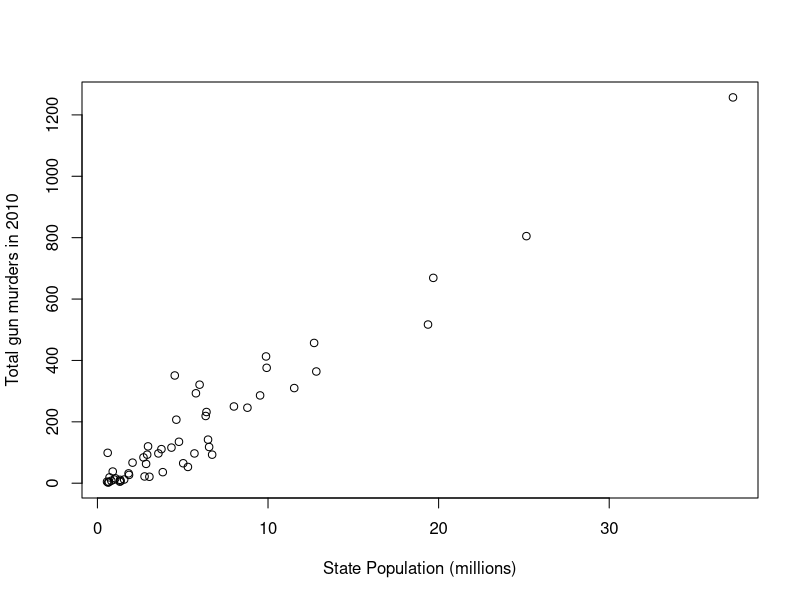
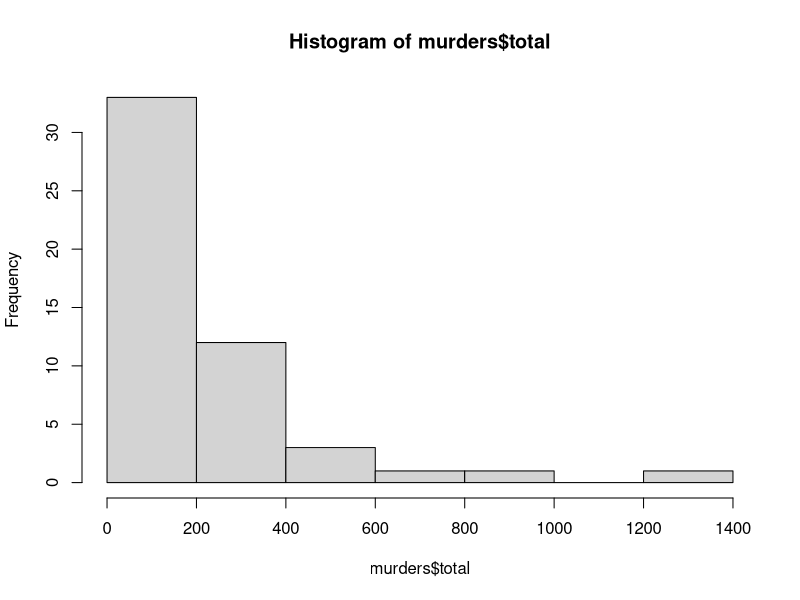
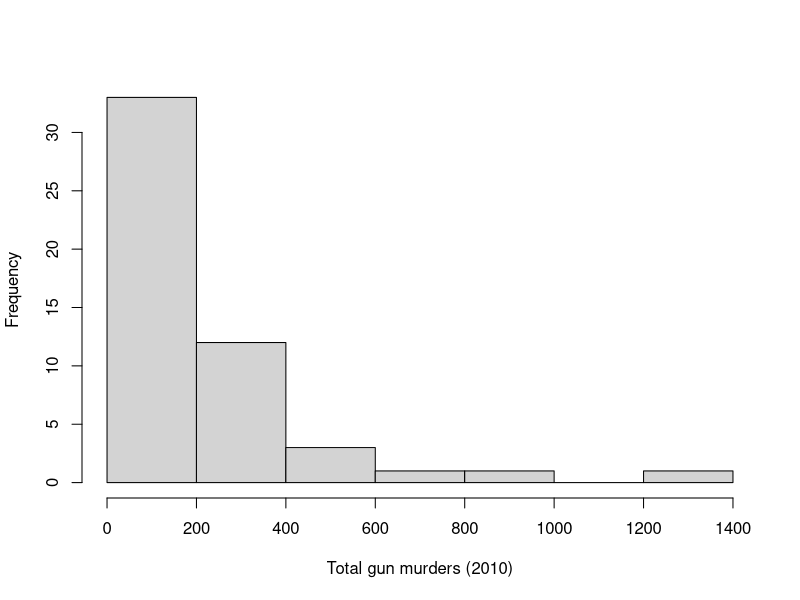
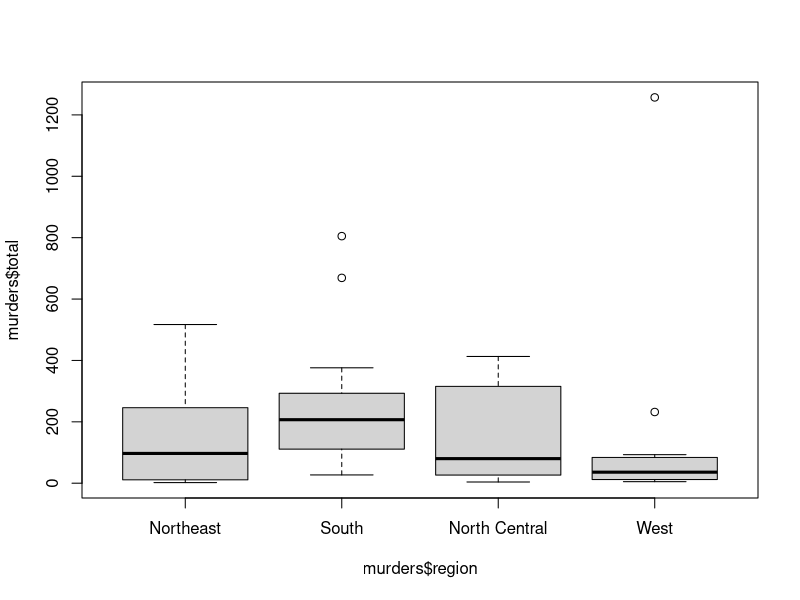
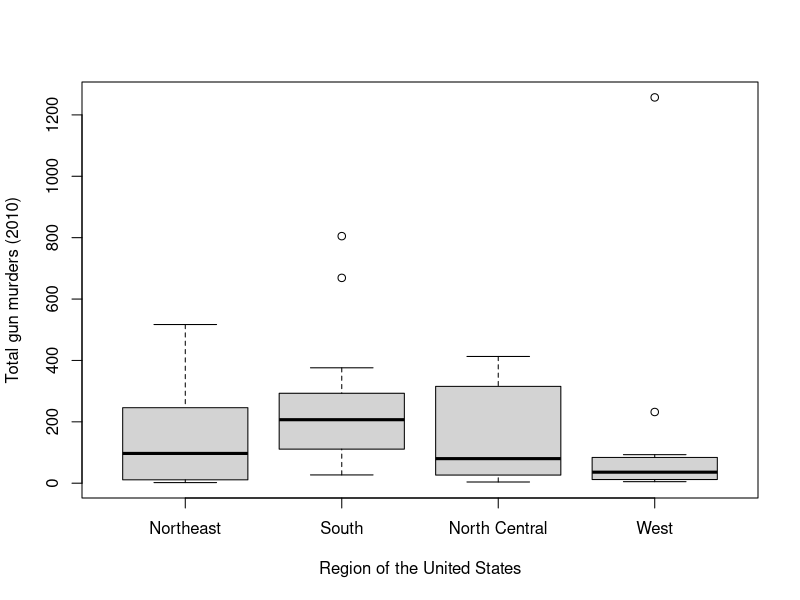
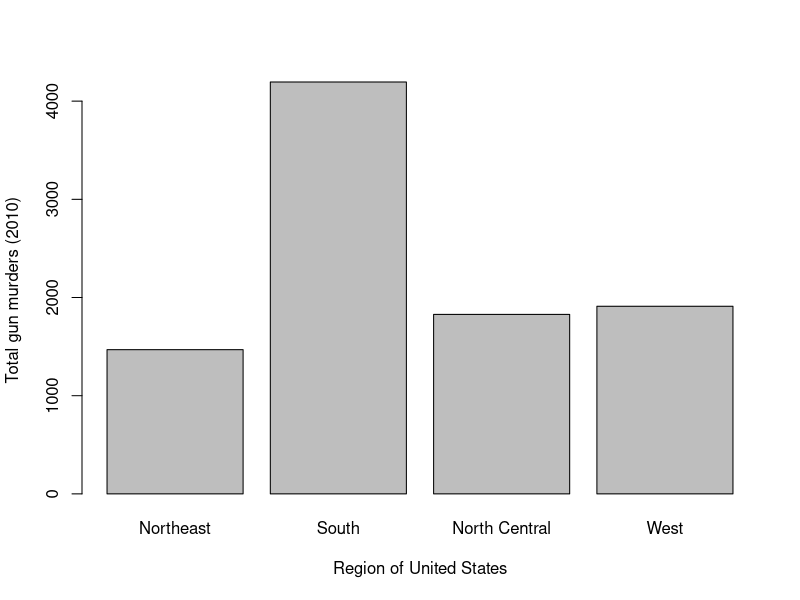

Reproduce these figures in R, in order.
## ---- chunk 1
# This is a "setup" chunk. It runs first and quietly (include=FALSE hides it).
# Here we set some global options so the rest of the document looks clean.
knitr::opts_chunk$set(
  echo = TRUE,        # Show the R code in the final document
  message = FALSE,    # Hide package start-up messages (keeps output tidy)
  warning = FALSE,    # Hide warnings (keeps output tidy for beginners)
  comment = "#>"      # Prefix printed output with "#>" so it's easy to spot
)

# Load the ONLY package this document needs: dslabs.
# dslabs ("Data Science Labs") ships with the practice datasets we use below.
library(dslabs)
## ---- chunk 2
x <- 2            # A whole number... but R stores it as "numeric" (a decimal) by default
class(x)          # -> "numeric"

y <- 3.14         # A number with a decimal point
class(y)          # -> "numeric"

z <- "Boston"     # Text (called a "character string") — note the quotation marks
class(z)          # -> "character"

a <- TRUE         # A logical value: either TRUE or FALSE (no quotes)
class(a)          # -> "logical"

data(gapminder)   # Load the built-in "gapminder" dataset from dslabs
d <- gapminder    # Copy it into a shorter name, d, so it's easier to type
class(d)          # -> "data.frame": a table with rows and columns

# A "list" can hold many different types of information together in one object.
record <- list(name = "John Doe",
               student_id = 1234,
               grades = c(95, 82, 91, 97, 93),
               final_grade = "A")
class(record)     # -> "list"
## ---- chunk 3
data(gapminder)   # Make sure the gapminder data is loaded
str(gapminder)    # Show the structure: each variable, its type, and sample values

head(gapminder)   # Show just the first 6 rows so we can eyeball the table
## ---- chunk 4
data(admissions)      # Load the built-in admissions dataset
names(admissions)     # List the column (variable) names in the table
admissions$major      # Extract the "major" column using dataset$column
## ---- chunk 5
majors <- admissions$major   # Save the major column into its own object
length(majors)               # How many values does it contain?
class(majors)                # What type are those values?
## ---- chunk 6
head(gapminder)              # Peek at the gapminder table again
class(gapminder$country)     # The "country" column is a factor (a categorical variable)
## ---- chunk 7
codes <- c(380, 124, 818)          # A numeric vector of three country codes
codes

country <- c("italy", "canada", "egypt")   # A character vector (note the quotes!)
country
## ---- chunk 8
# Way 1: assign names inside c() using name = value
codes <- c(italy = 380, canada = 124, egypt = 818)
codes
names(codes)          # Show just the names

# Way 2: same thing, but with the names in quotes (also fine)
codes <- c("italy" = 380, "canada" = 124, "egypt" = 818)
codes

# Way 3: build the values first, then add names afterward with names()
codes <- c(380, 124, 818)
country <- c("italy", "canada", "egypt")
names(codes) <- country     # Attach the country names to the code values
codes
## ---- chunk 9
seq(1, 10)               # The numbers 1 through 10
seq(1, 10, 2)            # From 1 to 10, counting by 2: 1, 3, 5, 7, 9
1:10                     # Shortcut for seq(1, 10)
class(1:10)              # -> "integer" (the colon makes whole-number integers)
class(seq(1, 10, 0.5))   # -> "numeric" (step of 0.5 forces decimals)
## ---- chunk 10
codes                        # The full named vector, for reference
codes[2]                     # The 2nd element (R counts starting at 1, not 0!)
codes[c(1, 3)]               # Elements 1 and 3 together
codes[1:2]                   # Elements 1 through 2
codes["canada"]              # Grab by name instead of position
codes[c("egypt", "italy")]   # Multiple elements by name, in any order you like
## ---- chunk 11
x <- c(1, "canada", 3)   # Mixing a number and text...
x
class(x)                 # -> "character": the numbers got turned into text!

x <- 1:5                 # A clean numeric (integer) vector
y <- as.character(x)     # Deliberately convert numbers to text
y
as.numeric(y)            # Convert text back to numbers — this works because it's "1","2",...
## ---- chunk 12
x <- c("1", "b", "3")   # "b" is not a number
as.numeric(x)           # -> 1, NA, 3  (the "b" becomes NA because it can't be a number)
## ---- chunk 13
data(murders)            # Load the U.S. gun murders dataset
sort(murders$total)      # Sort the "total murders" column from lowest to highest
## ---- chunk 14
x <- c(31, 4, 15, 92, 65)   # A small example vector
sort(x)                     # The values in order: 4, 15, 31, 65, 92
index <- order(x)           # The POSITIONS that put x in order: 2, 3, 1, 5, 4
x[index]                    # Using those positions reproduces the sorted values
x                           # (x itself is unchanged)
order(x)                    # Show the ordering positions again

data(murders)
ind <- order(murders$total)   # Positions that sort states from fewest to most murders
murders$abb[ind]              # Use them to list state abbreviations in that same order
## ---- chunk 15
max(murders$total)              # The single largest number of murders

i_max <- which.max(murders$total)   # The POSITION of that largest value
i_max
murders$state[i_max]            # Use that position to find WHICH state it was
## ---- chunk 16
x <- c(31, 4, 15, 92, 65)   # Same example vector
rank(x)                     # -> 3 1 2 5 4  (e.g., 31 is the 3rd smallest)
## ---- chunk 17
i_max <- which.max(murders$total)   # Position of the most murders (from before)
murders$state[i_max]                # Which state that is

head(murders)                       # Reminder of what the table looks like

# Murder RATE = murders divided by population, scaled to a per-100,000 basis
murder_rate <- murders$total / murders$population * 100000

murders$state[order(murder_rate)]   # States listed from lowest to highest murder RATE
## ---- chunk 18
murder_rate <- murders$total / murders$population * 100000
ind <- murder_rate < 0.71   # TRUE for each state with a rate below 0.71, FALSE otherwise
ind                         # A vector of TRUE/FALSE values, one per state
sum(ind)                    # TRUE counts as 1, so sum() tells us HOW MANY states qualify
murders$state[ind]          # Keep only the states where ind is TRUE
## ---- chunk 19
TRUE & TRUE        # AND: TRUE only if both sides are TRUE
TRUE & FALSE       # AND: FALSE, because one side is FALSE
FALSE & FALSE      # AND: FALSE

west <- murders$region == "West"   # TRUE for states in the West region
safe <- murder_rate <= 1           # TRUE for states with a low murder rate

ind <- safe & west                 # Safe AND in the West
murders$state[ind]

ind <- safe | west                 # Safe OR in the West (either condition)
murders$state[ind]

ind <- safe & !west                # Safe AND NOT in the West
murders$state[ind]
## ---- chunk 20
ind <- which(murders$state == "California")   # Position of the California row
ind   # this is the index that matches the California entry

murder_rate[ind]   # Look up California's murder rate using that position
## ---- chunk 21
ind <- match(c("New York", "Florida", "Texas"), murders$state)   # Positions of these 3 states
ind
match(c("Boston", "Dakota", "Washington"), murders$state)        # "Boston"/"Dakota" -> NA (not states)
murder_rate[ind]                                                 # Rates for NY, FL, TX
## ---- chunk 22
# For each name, is it found in the list of state names? (TRUE/FALSE)
c("Boston", "Dakota", "Washington") %in% murders$state
## ---- chunk 23
population_in_millions <- murders$population / 10^6   # Convert population to millions (easier to read)
total_gun_murders <- murders$total                    # The number of murders per state

plot(x = population_in_millions, y = total_gun_murders,   # x vs y
     xlab = "State Population (millions)",                # Label the x-axis
     ylab = "Total gun murders in 2010")                  # Label the y-axis
## ---- chunk 24
hist(murders$total)                          # Quick default histogram of total murders
hist(murders$total, xlab = "Total gun murders (2010)",   # Add a clearer x-axis label
     main = "")                              # main = "" removes the default title
## ---- chunk 25
boxplot(murders$total ~ murders$region)      # Distribution of murders, split by region
boxplot(murders$total ~ murders$region,      # Same plot, with readable axis labels
        xlab = "Region of the United States",
        ylab = "Total gun murders (2010)")
## ---- chunk 26
# Build a small data frame of region totals to plot
data <- data.frame(
  name  = c("Northeast", "South", "North Central", "West"),
  value = c(1469, 4195, 1828, 1911))

barplot(height = data$value, names = data$name,   # Bar heights and their labels
        xlab = "Region of United States",
        ylab = "Total gun murders (2010)")
## ---- chunk 27
a <- 0

# Because a IS 0, the condition (a != 0) is FALSE, so the else branch runs.
if(a != 0){
  print(1/a)                          # Runs only if a is NOT zero
} else{
  print("No reciprocal for 0.")       # Runs when a is zero (dividing by 0 is undefined)
}

a <- 2

# Now a is 2, so (a != 0) is TRUE and the first branch runs.
if(a != 0){
  print(1/a)                          # Prints 0.5
} else{
  print("No reciprocal for 0.")
}
## ---- chunk 28
a <- 0
ifelse(a > 0, 1/a, NA)   # If a > 0 return 1/a, otherwise return NA. Here -> NA

a <- c(0, 1, 2, -4, 5)               # A vector of values
result <- ifelse(a > 0, 1/a, NA)     # Element by element: reciprocal if positive, else NA
result                               # -> NA, 1.0, 0.5, NA, 0.2
## ---- chunk 29
data(murders)
murder_rate <- murders$total / murders$population * 100000
ind <- which.min(murder_rate)        # Position of the LOWEST murder rate

# If the lowest rate is below 0.5, report that state; otherwise print a message.
ifelse(murder_rate[ind] < 0.5, murders$state[ind],
       print("Minimum murder rate is not that low."))

# Same test with a stricter cutoff of 0.25 (the lowest rate is above this).
ifelse(murder_rate[ind] < 0.25, murders$state[ind],
       print("Minimum murder rate is not that low."))
## ---- chunk 30
# This function takes a state abbreviation and reports that state's murder rate.
murder_rate_by_state <- function(state_abbr) {
  # Keep only the row(s) whose abbreviation matches the input
  state_data <- murders[murders$abb == state_abbr, ]

  # Safety check: if no row matched, stop and warn the user
  if (nrow(state_data) == 0) {
    stop("Invalid state abbreviation.")
  }

  # Calculate the murder rate per 100,000 people
  rate <- (state_data$total / state_data$population) * 100000

  # Build and return a friendly sentence with the result
  paste("The murder rate in", state_data$state, "is",
        round(rate, 2), "per 100,000 people.")
}
## ---- chunk 31
murder_rate_by_state("NY")        # New York

murder_rate_by_state("CA")        # California

# "ZZ" isn't a real state, so the function's safety check triggers stop().
# We wrap it in try() so the error is caught and the document still knits.
try(murder_rate_by_state("ZZ"))
## ---- chunk 32
avg <- function(x){    # x is the input vector of numbers
  s <- sum(x)          # Add up all the values
  n <- length(x)       # Count how many values there are
  s / n                # The last line is returned: the mean
}

x <- 1:100             # The numbers 1 through 100
avg(x)                 # -> 50.5 (their average)
## ---- chunk 33
for(i in 1:5){   # Repeat for i = 1, then 2, ... up to 5
  print(i)       # Print the current value of i each time
}
## ---- chunk 34
# First, filter the data down to just the Northeast region
northeast_data <- murders[murders$region == "Northeast", ]

# Loop over each row (each state) in that filtered table
for (i in 1:nrow(northeast_data)) {
  state_name <- northeast_data$state[i]       # The i-th state's name
  # The i-th state's murder rate per 100,000
  rate <- (northeast_data$total[i] / northeast_data$population[i]) * 100000
  # cat() prints a custom message; "\n" starts a new line
  cat(state_name, "has a murder rate of", round(rate, 2), "per 100,000 people.\n")
}
## ---- chunk 35
# A reusable function that turns raw counts into a rate per 100,000
compute_murder_rate <- function(total, population) {
  rate <- (total / population) * 100000
  return(rate)     # return() makes the output explicit (optional but clear)
}

# Pull New York's total murders and population out of the table
ny_total <- murders$total[murders$state == "New York"]
ny_pop   <- murders$population[murders$state == "New York"]

# Feed those values into our function to get New York's rate
compute_murder_rate(ny_total, ny_pop)
